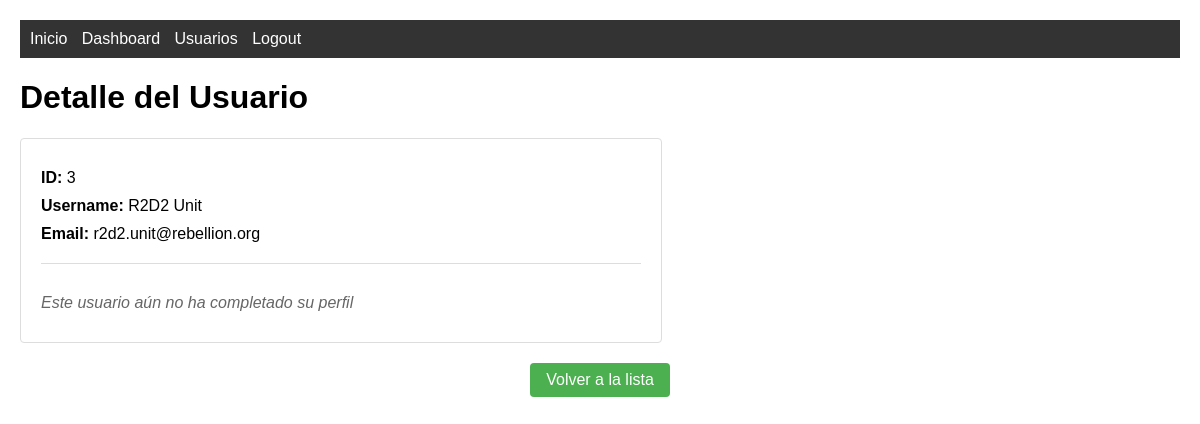
The app's page /users/view/3 (signed in) with its own data.
### tables this page shows
CREATE TABLE "users" (
	"id"	INTEGER,
	"username"	TEXT NOT NULL,
	"email"	TEXT NOT NULL UNIQUE,
	"password"	TEXT NOT NULL DEFAULT 1234,
	PRIMARY KEY("id" AUTOINCREMENT)
);

### routes.py (the view)
    @app.route('/users/view/<int:user_id>')
    @login_required
    def view_user(user_id):
        user = get_user_by_id(user_id)
        if user:
            profile = get_profile_by_user_id(user_id)  # Obtener el perfil del usuario
            return render_template('user_detail.html', user=user, profile=profile)
        return redirect(url_for('list_users_view'))

### app.py (called while the page is built)
@login_manager.user_loader
def load_user(user_id):
    return get_user_by_id(user_id)

### models.py (called while the page is built)
def get_db_connection():
    conn = sqlite3.connect(table_name)
    conn.row_factory = sqlite3.Row  # Para obtener resultados como diccionarios y nos deja acceder por nombre de la columnauser['username'] en vez de por id user[0]
    return conn

def get_user_by_id(user_id):
    conn = get_db_connection()
    cursor = conn.cursor()
    cursor.execute('SELECT * FROM users WHERE id = ?', (user_id,))
    user_data = cursor.fetchone()
    conn.close()
    if user_data:
        return User(
            id=user_data['id'],
            username=user_data['username'],
            email=user_data['email'],
            password=user_data['password']
        )
    return None

def get_profile_by_user_id(user_id):
    conn = get_db_connection()
    cursor = conn.cursor()
    cursor.execute('''
        SELECT profile.*, movie.title as movie_title
        FROM profile
        LEFT JOIN movie ON profile.movie_id = movie.id
        WHERE user_id = ?
    ''', (user_id,))
    profile = cursor.fetchone()
    conn.close()
    return profile

### templates/user_detail.html (shortened to what this page needs)
{% extends 'base.html' %}
{% block content %}
    <h1>Detalle del Usuario</h1>
    <div class="user-details">
        <p><strong>ID:</strong> {{ user.id }}</p>
        <p><strong>Username:</strong> {{ user.username }}</p>
        <p><strong>Email:</strong> {{ user.email }}</p>
        {% if profile %}
        <div class="user-profile">
            <h3>Perfil</h3>
            {% if profile.avatar_path %}
            <div class="profile-avatar">
                <img src="{{ url_for('static', filename='avatars/' + profile.avatar_path) }}" alt="Avatar del usuario">
            </div>
            {% endif %}
            <p><strong>Biografía:</strong> {{ profile.bio }}</p>
            <p><strong>Película Favorita:</strong> {{ profile.movie_title }}</p>
        </div>
        {% else %}
        <div class="user-profile">
            <p><em>Este usuario aún no ha completado su perfil</em></p>
        </div>
        {% endif %}
    </div>
    <div class="actions">
        <a href="{{ url_for('list_users_view') }}" class="button">Volver a la lista</a>
    </div>
{% endblock %}

### static/css/style.css (style rules this page uses)
body { font-family: Arial, sans-serif; margin: 0; padding: 20px; }
.user-details { max-width: 600px; margin: 20px 0; padding: 20px; border: 1px solid #ddd; border-radius: 4px; }
.user-details p { margin: 10px 0; }
.button { padding: 8px 16px; background-color: #4CAF50; color: white; text-decoration: none; border-radius: 4px; display: inline-block; }
.actions { margin-top: 20px; text-align: center; }
.user-profile { margin-top: 20px; padding-top: 20px; border-top: 1px solid #ddd; }
.user-profile p { margin: 10px 0; }
.user-profile em { color: #666; font-style: italic; }

### records on screen
users: id "3", username "R2D2 Unit", email "r2d2.unit@rebellion.org"
